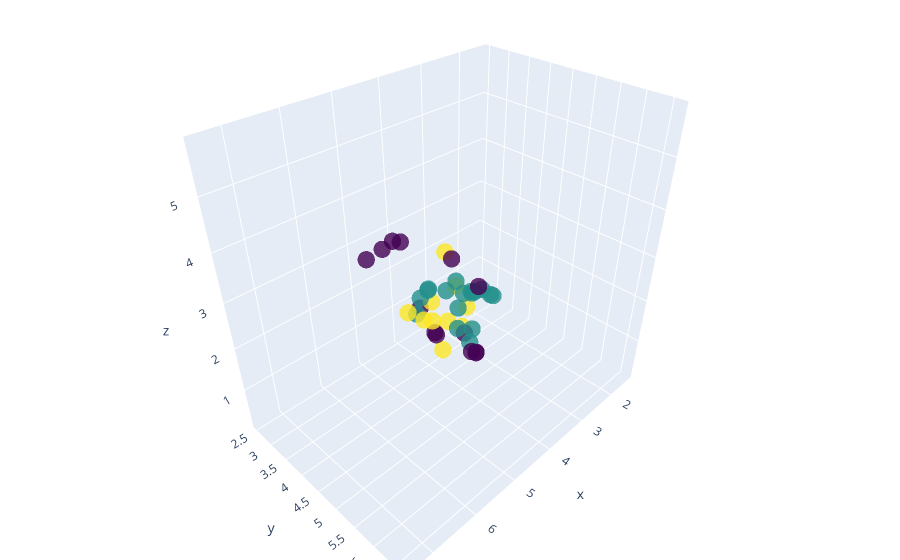

Notebook source saved alongside this figure:
### Markdown cell above
## UMAP with HDBSCAN

### Code cell
import umap.umap_ as umap
import plotly.graph_objects as go

# Compute UMAP embeddings
reducer = umap.UMAP(n_neighbors=7, metric='precomputed', n_components=3)
embedding = reducer.fit_transform(wasserstein_distances)

# Create a trace for the scatter plot
trace = go.Scatter3d(
    x=embedding[:, 0],
    y=embedding[:, 1],
    z=embedding[:, 2],
    mode='markers',
    marker=dict(
        size=6,
        color=labels_hdbscan,  # set color to HDBSCAN cluster labels
        colorscale='Viridis',   # choose a colorscale
        opacity=0.8
    ),
    text=sequences,  # add protein sequences as labels
    hovertemplate='Protein: %{text}<br>Cluster: %{marker.color}<extra></extra>'  # show protein sequence and cluster on hover
)

# Create a layout
layout = go.Layout(
    margin=dict(l=0, r=0, b=0, t=0),
    hovermode='closest'  # show label of the closest point on hover
)

# Create a figure and add the scatter plot trace to it
fig = go.Figure(data=[trace], layout=layout)

# Show the figure
fig.show()

### Figure 1 — Plotly figure (JSON) as saved in the notebook; plotly's stock layout.template omitted (floating-point values rounded to 4 significant figures)
{"data": [{"hovertemplate": "Protein: %{text}<br>Cluster: %{marker.color}<extra></extra>", "marker": {"color": [-1, 1, 1, 1, -1, 0, -1, 1, -1, 1, -1, 1, 1, -1, 1, -1, -1, 1, -1, 1, 0, -1, 0, 0, -1, 0, 0, 0, 0, 0, 0, 0, 0, 0, 0, 0, 0, 0, -1, -1], "colorscale": [[0, "#440154"], [0.1111, "#482878"], [0.2222, "#3e4989"], [0.3333, "#31688e"], [0.4444, "#26828e"], [0.5556, "#1f9e89"], [0.6667, "#35b779"], [0.7778, "#6ece58"], [0.8889, "#b5de2b"], [1, "#fde725"]], "opacity": 0.8, "size": 6}, "mode": "markers", "text": ["MAPLRKTYVLKLYVAGNTPNSVRALKTLNNILEKEFKGVYALKVIDVLKNPQLAEEDKILATPTLAKKLPPPVRRIIGDLSNSKKVLIGLDLLYEEIGDQAEDDLGLE", "MAPLRKTYVLKLYVAGNTPNSVRALKTLNNILEKEFKGVYALKVIDVLKNPQLAEEDKILATPTLAKGLPPPVRRIIGDLSNRKKVLIGLDLLYEEIGDQAEDDLGLE", "MAPLRKTYVLKLYVAGNTPNSVRALKTLNNILEKEFKGVYALKVIDVLKNPQLAEEDKILATPTLAKLLPPPVRRIIGDLSNRKKVLIGLDLLYEEIGDQAEDDLGLE", "MAPLRKTYVLKLYVAGNTPNSVRALKTLNNILEKEFKGVYALKVIDVLKNPQLAEEDKILATPTLAKLLPPPVRRIIGDLSNKEKVLIGLDLLYEEIGDQAEDDLGLE", "MAPLRKTYVLKLYVAGNTPNSVRALKTLNNILEKEFKGVYALKVIDVLKNPQLAEEDKILATPTLAKGLPPPVRRIIGDLSNKEKVLIGLDLLYEEIGDQAEDDLGLE", "MAPLRKTYVLKLYVAGNTPNSVRALKTLNNILEKEFKGVYALKVIDVLKNPQLAEEDKILATPTLAKGLPPPVRRIIGDLSNPKKVLIGLDLLYEEIGDQAEDDLGLE", "MAPLRKTYVLKLYVAGNTPNSVRALKTLNNILEKEFKGVYALKVIDVLKNPQLAEEDKILATPTLAKLLPPPVRRIIGDLSNLEKVLIGLDLLYEEIGDQAEDDLGLE", "MAPLRKTYVLKLYVAGNTPNSVRALKTLNNILEKEFKGVYALKVIDVLKNPQLAEEDKILATPTLAKGLPPPVRRIIGDLSNLEKVLIGLDLLYEEIGDQAEDDLGLE", "MAPLRKTYVLKLYVAGNTPNSVRALKTLNNILEKEFKGVYALKVIDVLKNPQLAEEDKILATPTLAKGLPPPVRRIIGDLSNLKKVLIGLDLLYEEIGDQAEDDLGLE", "MAPLRKTYVLKLYVAGNTPNSVRALKTLNNILEKEFKGVYALKVIDVLKNPQLAEEDKILATPTLAKKLPPPVRRIIGDLSNVKKVLIGLDLLYEEIGDQAEDDLGLE", "MAPLRKTYVLKLYVAGNTPNSVRALKTLNNILEKEFKGVYALKVIDVLKNPQLAEEDKILATPTLAKGLPPPVRRIIGDLSNKKKVLIGLDLLYEEIGDQAEDDLGLE", "MAPLRKTYVLKLYVAGNTPNSVRALKTLNNILEKEFKGVYALKVIDVLKNPQLAEEDKILATPTLAKLLPPPVRRIIGDLSNKKKVLIGLDLLYEEIGDQAEDDLGLE", "MAPLRKTYVLKLYVAGNTPNSVRALKTLNNILEKEFKGVYALKVIDVLKNPQLAEEDKILATPTLAKKLPPPVRRIIGDLSNPKKVLIGLDLLYEEIGDQAEDDLGLE", "MAPLRKTYVLKLYVAGNTPNSVRALKTLNNILEKEFKGVYALKVIDVLKNPQLAEEDKILATPTLAKLLPPPVRRIIGDLSNLKKVLIGLDLLYEEIGDQAEDDLGLE", "MAPLRKTYVLKLYVAGNTPNSVRALKTLNNILEKEFKGVYALKVIDVLKNPQLAEEDKILATPTLAKKLPPPVRRIIGDLSNKEKVLIGLDLLYEEIGDQAEDDLGLE", "MAPLRKTYVLKLYVAGNTPNSVRALKTLNNILEKEFKGVYALKVIDVLKNPQLAEEDKILATPTLAKLLPPPVRRIIGDLSNPKKVLIGLDLLYEEIGDQAEDDLGLE", "MAPLRKTYVLKLYVAGNTPNSVRALKTLNNILEKEFKGVYALKVIDVLKNPQLAEEDKILATPTLAKKLPPPVRRIIGDLSNLEKVLIGLDLLYEEIGDQAEDDLGLE", "MAPLRKTYVLKLYVAGNTPNSVRALKTLNNILEKEFKGVYALKVIDVLKNPQLAEEDKILATPTLAKKLPPPVRRIIGDLSNKKKVLIGLDLLYEEIGDQAEDDLGLE", "MAPLRKTYVLKLYVAGNTPNSVRALKTLNNILEKEFKGVYALKVIDVLKNPQLAEEDKILATPTLAKKLPPPVRRIIGDLSNLKKVLIGLDLLYEEIGDQAEDDLGLE", "MAPLRKTYVLKLYVAGNTPNSVRALKTLNNILEKEFKGVYALKVIDVLKNPQLAEEDKILATPTLAKKLPPPVRRIIGDLSNRKKVLIGLDLLYEEIGDQAEDDLGLE", "MAPLRKTYVLKLYVAGNTPNSVRALKTLNNILEKEFKGVYALKVIDVLKNPQLAEEDKILATPTLAKCLPPPVRRIIGDLSNYCKVLIGLDLLYEEIGDQAEDDLGLE", "MAPLRKTYVLKLYVAGNTPNSVRALKTLNNILEKEFKGVYALKVIDVLKNPQLAEEDKILATPTLAKMLPPPVRRIIGDLSNWCKVLIGLDLLYEEIGDQAEDDLGLE", "MAPLRKTYVLKLYVAGNTPNSVRALKTLNNILEKEFKGVYALKVIDVLKNPQLAEEDKILATPTLAKCLPPPVRRIIGDLSNWMKVLIGLDLLYEEIGDQAEDDLGLE", "MAPLRKTYVLKLYVAGNTPNSVRALKTLNNILEKEFKGVYALKVIDVLKNPQLAEEDKILATPTLAKCLPPPVRRIIGDLSNCFKVLIGLDLLYEEIGDQAEDDLGLE", "MAPLRKTYVLKLYVAGNTPNSVRALKTLNNILEKEFKGVYALKVIDVLKNPQLAEEDKILATPTLAKWLPPPVRRIIGDLSNWCKVLIGLDLLYEEIGDQAEDDLGLE", "MAPLRKTYVLKLYVAGNTPNSVRALKTLNNILEKEFKGVYALKVIDVLKNPQLAEEDKILATPTLAKMLPPPVRRIIGDLSNCWKVLIGLDLLYEEIGDQAEDDLGLE", "MAPLRKTYVLKLYVAGNTPNSVRALKTLNNILEKEFKGVYALKVIDVLKNPQLAEEDKILATPTLAKHLPPPVRRIIGDLSNCCKVLIGLDLLYEEIGDQAEDDLGLE", "MAPLRKTYVLKLYVAGNTPNSVRALKTLNNILEKEFKGVYALKVIDVLKNPQLAEEDKILATPTLAKCLPPPVRRIIGDLSNCHKVLIGLDLLYEEIGDQAEDDLGLE", "MAPLRKTYVLKLYVAGNTPNSVRALKTLNNILEKEFKGVYALKVIDVLKNPQLAEEDKILATPTLAKCLPPPVRRIIGDLSNHWKVLIGLDLLYEEIGDQAEDDLGLE", "MAPLRKTYVLKLYVAGNTPNSVRALKTLNNILEKEFKGVYALKVIDVLKNPQLAEEDKILATPTLAKMLPPPVRRIIGDLSNCCKVLIGLDLLYEEIGDQAEDDLGLE", "MAPLRKTYVLKLYVAGNTPNSVRALKTLNNILEKEFKGVYALKVIDVLKNPQLAEEDKILATPTLAKWLPPPVRRIIGDLSNCWKVLIGLDLLYEEIGDQAEDDLGLE", "MAPLRKTYVLKLYVAGNTPNSVRALKTLNNILEKEFKGVYALKVIDVLKNPQLAEEDKILATPTLAKWLPPPVRRIIGDLSNCCKVLIGLDLLYEEIGDQAEDDLGLE", "MAPLRKTYVLKLYVAGNTPNSVRALKTLNNILEKEFKGVYALKVIDVLKNPQLAEEDKILATPTLAKCLPPPVRRIIGDLSNMCKVLIGLDLLYEEIGDQAEDDLGLE", "MAPLRKTYVLKLYVAGNTPNSVRALKTLNNILEKEFKGVYALKVIDVLKNPQLAEEDKILATPTLAKCLPPPVRRIIGDLSNWCKVLIGLDLLYEEIGDQAEDDLGLE", "MAPLRKTYVLKLYVAGNTPNSVRALKTLNNILEKEFKGVYALKVIDVLKNPQLAEEDKILATPTLAKCLPPPVRRIIGDLSNCMKVLIGLDLLYEEIGDQAEDDLGLE", "MAPLRKTYVLKLYVAGNTPNSVRALKTLNNILEKEFKGVYALKVIDVLKNPQLAEEDKILATPTLAKCLPPPVRRIIGDLSNWWKVLIGLDLLYEEIGDQAEDDLGLE", "MAPLRKTYVLKLYVAGNTPNSVRALKTLNNILEKEFKGVYALKVIDVLKNPQLAEEDKILATPTLAKCLPPPVRRIIGDLSNCCKVLIGLDLLYEEIGDQAEDDLGLE", "MAPLRKTYVLKLYVAGNTPNSVRALKTLNNILEKEFKGVYALKVIDVLKNPQLAEEDKILATPTLAKCLPPPVRRIIGDLSNHCKVLIGLDLLYEEIGDQAEDDLGLE", "MAPLRKTYVLKLYVAGNTPNSVRALKTLNNILEKEFKGVYALKVIDVLKNPQLAEEDKILATPTLAKWLPPPVRRIIGDLSNWWKVLIGLDLLYEEIGDQAEDDLGLE", "MAPLRKTYVLKLYVAGNTPNSVRALKTLNNILEKEFKGVYALKVIDVLKNPQLAEEDKILATPTLAKCLPPPVRRIIGDLSNCWKVLIGLDLLYEEIGDQAEDDLGLE"], "type": "scatter3d", "x": [4.476, 5.662, 6.18, 6.156, 5.774, 4.987, 7.102, 6.383, 6.138, 5.916, 5.575, 6.544, 6.057, 7.015, 6.917, 5.729, 7.328, 6.705, 7.407, 6.801, 3.291, 4.477, 3.991, 1.704, 4.305, 1.646, 4.167, 2.585, 1.504, 3.608, 1.458, 3.773, 2.632, 3.856, 2.048, 3.571, 2.17, 3.146, 4.147, 1.622], "y": [3.801, 5.636, 6.619, 6.517, 5.609, 4.28, 6.443, 6.426, 6.298, 6.158, 5.366, 6.353, 6.142, 6.199, 6.305, 6.157, 6.395, 6.366, 6.19, 6.617, 3.658, 5.267, 4.657, 3.158, 5.108, 2.52, 3.471, 3.133, 3.065, 3.106, 2.666, 3.267, 2.943, 4.198, 2.862, 4.322, 3.082, 3.159, 4.853, 2.706], "z": [1.976, 2.799, 4.464, 4.061, 3.153, 2.381, 5.787, 5.318, 5.041, 4.429, 2.938, 4.284, 3.883, 5.651, 4.6, 3.485, 5.77, 4.398, 5.573, 4.877, 1.254, 1.782, 1.351, 0.5116, 1.562, 0.1914, 1.873, 0.9934, 0.3258, 1.622, 0.2849, 1.757, 1.249, 1.35, 0.6268, 1.242, 0.7945, 1.368, 1.333, 0.4694]}], "layout": {"hovermode": "closest", "margin": {"b": 0, "l": 0, "r": 0, "t": 0}}}
